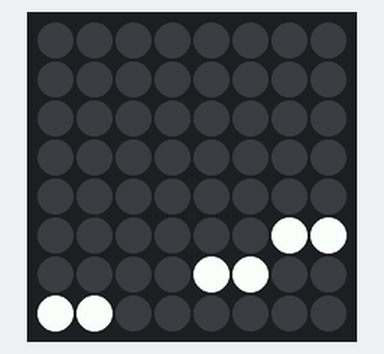
Recording of a program running on a simulated Raspberry Pi (BCM pin numbers) with a Sense HAT. Parts: the Sense HAT's 8×8 RGB LED matrix. The clock reads 2024-03-15 10:24:30 at power-on unless the program sets it.

Above: at 0.1 s.
At 30.1 s:
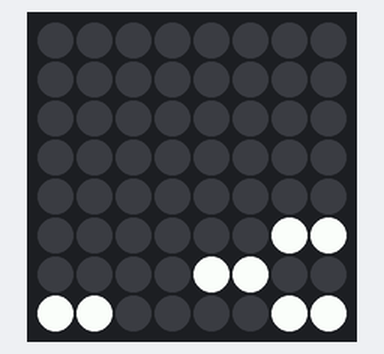

The program:

binary_clock.py
```python
#!/usr/bin/env python3

from sense_hat import SenseHat
from time import strftime, sleep


def binary_time():
    """Get the time (hours and minutes) and we convert it in the same format
    but each chiffre is convert in binary"""
    hours = strftime("%H")
    minutes = strftime("%M")
    time = [hours[0], hours[1], minutes[0], minutes[1]]
    time = [str(bin(int(nb)))[2:] for nb in time]

    # We put the same number of digit as the maximum number can have
    time = [
        add_caracteres(time[0], "0", 2),    # hours dizaines
        add_caracteres(time[1], "0", 4),    # hours units
        add_caracteres(time[2], "0", 3),    # minutes dizaines
        add_caracteres(time[3], "0", 4),    # minutes units
    ]
    return time


def add_caracteres(string, caractere, len_elem):
    """Add the element "catactere" at the begin of a string named "string" for
    return a string which have "len_elem" caracteres"""
    if len(string) < len_elem:
        nb_elem = len_elem - len(string)
        supplement = caractere * nb_elem
        return supplement + string
    else:
        return string


def display(time, instance, on_color=[255, 255, 255], off_color=[0, 0, 0]):
    if len(time) != 4:
        raise ValueError("Your list must have a len of 4")

    display = [off_color for _ in range(8) for _ in range(8)]

    # We display each digit one by one
    column = 0
    for nb in time:
        nb = list(nb)
        nb.reverse()
        nb = "".join(nb)
        for line, elem in enumerate(nb):
            if elem == "1":
                # Each chiffre take two columns
                display[column + ((7 - line) * 8)] = on_color
                display[1 + column + ((7 - line) * 8)] = on_color
        column += 2

    instance.set_pixels(display)


def binary_clock(instance, fg_color, bg_color, sleep_time):
    display(binary_time(), instance, fg_color, bg_color)
    sleep(sleep_time)


if __name__ in "__main__":
    sense = SenseHat()
    while True:
        binary_clock(sense, [255, 255, 255], [0, 0, 0], 0)
```
